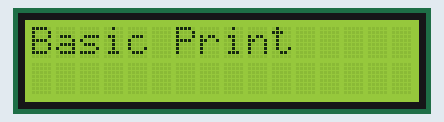
Simulated run of this sketch. Board: Arduino Mega 2560, built for the host (arithmetic inside an expression is 32-bit, double 64-bit). Parts: 16×2 character LCD.

Above: at 0.1 s.
At 7.1 s:
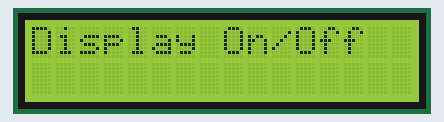
At 13.1 s:
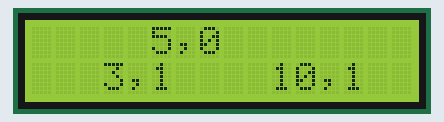
At 27.2 s:
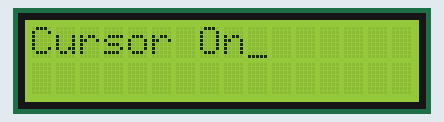
At 30.2 s:
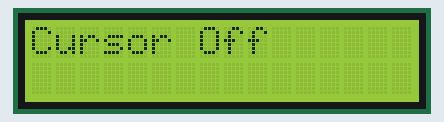
At 33.2 s:
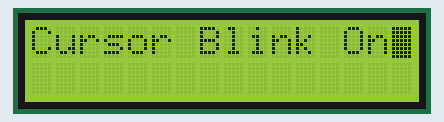

Measured:
- what the display in image 1 shows lasts 1.0 s, from 7.1 s to 8.1 s
- what the display in image 2 shows lasts 2.0 s, from 13.1 s to 15.1 s
- what the display in image 3 shows lasts 3.0 s, from 27.1 s to 30.1 s

The sketch:

sketch_sep19a.ino
```cpp
#include <LiquidCrystal.h>
// initialize the library with the numbers of the interface pins
LiquidCrystal lcd(12, 11, 5, 4, 3, 2); // create an lcd object and assign the pins
int maxC=0, minC=100, maxF=0, minF=212;
int scale = 1;
int buttonPin=8;

void setup() {
  lcd.begin(16, 2);
  analogReference(INTERNAL);
  // analogReference(INTERNAL1V1); If you have an Arduino Mega
  pinMode(buttonPin, INPUT);
  lcd.clear();
}

void loop() {
  practica_23();
  //sensor();//24
}

void sensor()
{
  lcd.setCursor(0,0); // set cursor to home position
  int sensor = analogRead(0); // read the temp from sensor
  int buttonState = digitalRead(buttonPin); // check for button press
  switch (buttonState) { // change scale state if pressed
  case HIGH:
  scale=-scale; // invert scale
  lcd.clear();
}
  switch (scale) { // decide if C or F scale
  case 1:
  celsius(sensor);
  break;
  case -1:
  fahrenheit(sensor);
  }
  delay(250);
}

void celsius(int sensor) {
lcd.setCursor(0,0);
int temp = (sensor * 5 * 100 / 1024); // convert to C
lcd.print(temp);
lcd.write(B11011111);
lcd.print("C ");
if (temp>maxC) {maxC=temp;}
if (temp<minC) {minC=temp;}
lcd.setCursor(0,1);
lcd.print("H=");
lcd.print(maxC);
lcd.write(B11011111);
lcd.print("C L=");
lcd.print(minC);
lcd.write(B11011111);
lcd.print("C ");
}

void fahrenheit(int sensor) {
lcd.setCursor(0,0);
float temp = ((sensor * 0.1074188) * 1.8)+32; // convert to F
lcd.print(int(temp));
lcd.write(B11011111); // print degree symbol
lcd.print("F ");
if (temp>maxF) {maxF=temp;}
if (temp<minF) {minF=temp;}
lcd.setCursor(0,1);
lcd.print("H=");
lcd.print(maxF);
lcd.write(B11011111);
lcd.print("F L=");
lcd.print(minF);
lcd.write(B11011111);
lcd.print("F ");
}

void practica_23()
{
  // run the 7 demo routines
  basicPrintDemo();
  displayOnOffDemo();
  setCursorDemo();
  scrollLeftDemo();
  scrollRightDemo();
  cursorDemo();
  createGlyphDemo();
}

void basicPrintDemo() {
lcd.clear(); // Clear the display
lcd.print("Basic Print"); // print some text
delay(2000);
}

void displayOnOffDemo() {
lcd.clear(); // Clear the display
lcd.print("Display On/Off"); // print some text
for(int x=0; x < 3; x++) { // loop 3 times
lcd.noDisplay(); // turn display off
delay(1000);
lcd.display(); // turn it back on again
delay(1000);
}
}

void setCursorDemo() {
lcd.clear(); // Clear the display
lcd.print("SetCursor Demo"); // print some text
delay(1000);
lcd.clear(); // Clear the display
lcd.setCursor(5,0); // cursor at column 5 row 0
lcd.print("5,0");
delay(2000);
lcd.setCursor(10,1); // cursor at column 10 row 1
lcd.print("10,1");
delay(2000);
lcd.setCursor(3,1); // cursor at column 3 row 1
lcd.print("3,1");
delay(2000);
}
void scrollLeftDemo() {
lcd.clear(); // Clear the display
lcd.print("Scroll Left Demo");
delay(1000);
lcd.clear(); // Clear the display
lcd.setCursor(7,0);
lcd.print("Beginning");
lcd.setCursor(9,1);
lcd.print("Arduino");
delay(1000);
for(int x=0; x<16; x++) {
lcd.scrollDisplayLeft(); // scroll display left 16 times
delay(250);
}
}
void scrollRightDemo() {
lcd.clear(); // Clear the display
lcd.print("Scroll Right");
lcd.setCursor(0,1);
lcd.print("Demo");
delay(1000);
lcd.clear(); // Clear the display
lcd.print("Beginning");
lcd.setCursor(0,1);
lcd.print("Arduino");
delay(1000);
for(int x=0; x<16; x++) {
lcd.scrollDisplayRight(); // scroll display right 16 times
delay(250);
}
}

void cursorDemo() {
lcd.clear(); // Clear the display
lcd.cursor(); // Enable cursor visible
lcd.print("Cursor On");
delay(3000);
lcd.clear(); // Clear the display
lcd.noCursor(); // cursor invisible
lcd.print("Cursor Off");
delay(3000);
lcd.clear(); // Clear the display
lcd.cursor(); // cursor visible
lcd.blink(); // cursor blinking
lcd.print("Cursor Blink On");
delay(3000);
lcd.noCursor(); // cursor invisible
lcd.noBlink(); // blink off
}
void createGlyphDemo() {
lcd.clear();
byte happy[8] = { // create byte array with happy face
B00000,
B00000,
B10001,
B00000,
B10001,
B01110,
B00000,
B00000};
byte sad[8] = { // create byte array with sad face
B00000,
B00000,
B10001,
B00000,
B01110,
B10001,
B00000,
B00000};
lcd.createChar(0, happy); // create custom character 0
lcd.createChar(1, sad); // create custom character 1
for(int x=0; x<5; x++) { // loop animation 5 times
lcd.setCursor(8,0);
lcd.write((byte)0); // write custom char 0
delay(1000);
lcd.setCursor(8,0);
lcd.write(1); // write custom char 1
delay(1000);
}
}
```
